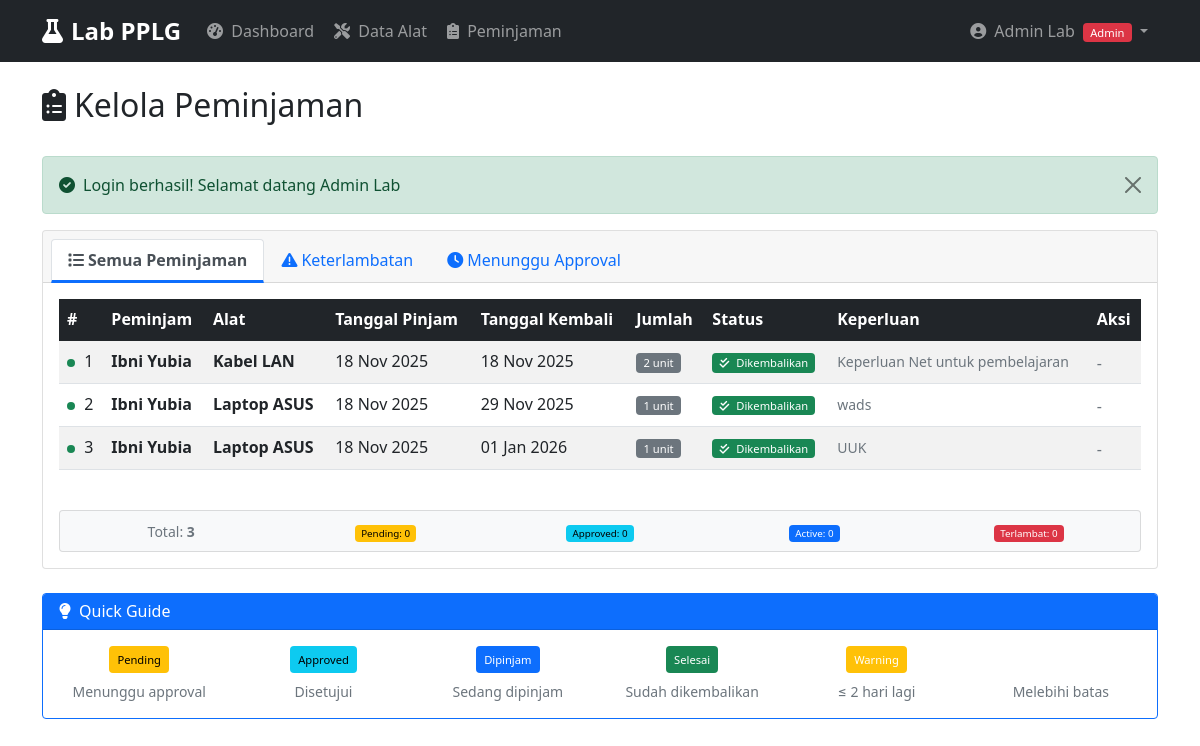
The page /index.php?page=peminjaman (signed in) on the database its author committed.
### tables this page shows
CREATE TABLE `peminjaman` (
  `id` int NOT NULL,
  `user_id` int NOT NULL,
  `alat_id` int NOT NULL,
  `tanggal_pinjam` date NOT NULL,
  `tanggal_kembali` date NOT NULL,
  `jumlah` int NOT NULL,
  `keperluan` text NOT NULL,
  `status` enum('pending','approved','dipinjam','dikembalikan','ditolak') DEFAULT 'pending',
  `created_at` timestamp NULL DEFAULT CURRENT_TIMESTAMP
);

CREATE TABLE `akun` (
  `id` int NOT NULL,
  `nama` varchar(100) NOT NULL,
  `username` varchar(50) NOT NULL,
  `password` varchar(255) NOT NULL,
  `role` enum('admin','guru','siswa') NOT NULL,
  `created_at` timestamp NULL DEFAULT CURRENT_TIMESTAMP
);

CREATE TABLE `alat` (
  `id` int NOT NULL,
  `nama` varchar(100) NOT NULL,
  `kategori` varchar(50) NOT NULL,
  `jumlah` int NOT NULL,
  `deskripsi` text,
  `created_at` timestamp NULL DEFAULT CURRENT_TIMESTAMP
);

### view/peminjaman/index.php (the view, shortened to what the rows shown need)
<!DOCTYPE html>
<html lang="id">
<head>
    <link href="https://cdn.jsdelivr.net/npm/bootstrap@5.1.3/dist/css/bootstrap.min.css" rel="stylesheet">
    <link rel="stylesheet" href="https://cdnjs.cloudflare.com/ajax/libs/font-awesome/6.0.0/css/all.min.css">
</head>
<body>
    <?php include __DIR__ . '/../partials/navbar.php'; ?>
    <div class="container mt-4">
        <div class="d-flex justify-content-between align-items-center mb-4">
            <h2><i class="fas fa-clipboard-list me-2"></i>Kelola Peminjaman</h2>
        </div>
        <div class="card">
            <div class="card-body">
                <?php if (empty($data['peminjaman'])): ?>
                    <div class="text-center py-5">
                        <i class="fas fa-inbox fa-3x text-muted mb-3"></i>
                        <h5 class="text-muted">Tidak ada data peminjaman</h5>
                        <p class="text-muted">Belum ada pengajuan peminjaman alat</p>
                    </div>
                <?php else: ?>
                    <div class="table-responsive">
                        <table class="table table-hover table-striped">
                            <thead class="table-dark">
                                <tr>
                                    <th>#</th>
                                    <th>Peminjam</th>
                                    <th>Alat</th>
                                    <th>Tanggal Pinjam</th>
                                    <th>Tanggal Kembali</th>
                                    <th>Jumlah</th>
                                    <th>Status</th>
                                    <th>Keperluan</th>
                                    <th>Aksi</th>
                                </tr>
                            </thead>
                            <tbody>
                                <?php $no = 1; ?>
                                <?php foreach ($data['peminjaman'] as $peminjaman):
                                    $is_overdue = false;
                                    $is_warning = false;
                                    $row_class = '';
                                ?>
                                <tr class="<?php echo $row_class; ?>">
                                    <td>
                                        <?php if ($is_overdue): ?>
                                            <span class="status-indicator indicator-overdue"></span>
                                        <?php elseif ($is_warning): ?>
                                            <span class="status-indicator indicator-warning"></span>
                                        <?php else: ?>
                                            <span class="status-indicator indicator-normal"></span>
                                        <?php endif; ?>
                                        <?php echo $no++; ?>
                                    </td>
                                    <td>
                                        <strong><?php echo htmlspecialchars($peminjaman['nama_peminjam']); ?></strong>
                                    </td>
                                    <td>
                                        <strong><?php echo htmlspecialchars($peminjaman['nama_alat']); ?></strong>
                                    </td>
                                    <td>
                                        <?php echo date('d M Y', strtotime($peminjaman['tanggal_pinjam'])); ?>
                                    </td>
                                    <td>
                                        <?php echo date('d M Y', strtotime($peminjaman['tanggal_kembali'])); ?>
                                    </td>
                                    <td>
                                        <span class="badge bg-secondary"><?php echo $peminjaman['jumlah']; ?> unit</span>
                                    </td>
                                    <td>
                                        <?php
                                        $status_config = [
                                            'pending' => ['badge-pending', 'Menunggu', 'clock'],
                                            'approved' => ['badge-approved', 'Disetujui', 'check'],
                                            'dipinjam' => ['badge-dipinjam', 'Dipinjam', 'hand-holding'],
                                            'dikembalikan' => ['badge-dikembalikan', 'Dikembalikan', 'check-double'],
                                            'ditolak' => ['badge-ditolak', 'Ditolak', 'times']
                                        ];
                                        $status = $peminjaman['status'];
                                        ?>
                                        <span class="badge <?php echo $status_config[$status][0]; ?>">
                                            <i class="fas fa-<?php echo $status_config[$status][2]; ?> me-1"></i>
                                            <?php echo $status_config[$status][1]; ?>
                                        </span>
                                    </td>
                                    <td>
                                        <small class="text-muted"><?php echo htmlspecialchars($peminjaman['keperluan']); ?></small>
                                    </td>
                                    <td>
                                        <div class="btn-group btn-group-sm">
                                            <?php if ($peminjaman['status'] == 'pending'): ?>
                                                <a href="index.php?page=peminjaman&action=approve&id=<?php echo $peminjaman['id']; ?>"
                                                   class="btn btn-success"
                                                   title="Setujui Peminjaman"
                                                   onclick="return confirm('Setujui peminjaman <?php echo htmlspecialchars($peminjaman['nama_alat']); ?> oleh <?php echo htmlspecialchars($peminjaman['nama_peminjam']); ?>?')">
                                                    <i class="fas fa-check"></i>
                                                </a>
                                                <a href="index.php?page=peminjaman&action=reject&id=<?php echo $peminjaman['id']; ?>"
                                                   class="btn btn-danger"
                                                   title="Tolak Peminjaman"
                                                   onclick="return confirm('Tolak peminjaman <?php echo htmlspecialchars($peminjaman['nama_alat']); ?> oleh <?php echo htmlspecialchars($peminjaman['nama_peminjam']); ?>?')">
                                                    <i class="fas fa-times"></i>
                                                </a>
                                            <?php else: ?>
                                                <span class="text-muted">-</span>
                                            <?php endif; ?>
                                        </div>
                                    </td>
                                </tr>
                                <?php endforeach; ?>
                            </tbody>
                        </table>
                    </div>
                <?php endif; ?>
            </div>
        </div>
    </div>
</body>
</html>

### rows shown on the page
peminjaman: user.nama "Ibni Yubia", alat.nama "Kabel LAN", tanggal_pinjam "18 Nov 2025", tanggal_kembali "18 Nov 2025", jumlah "2", status "Dikembalikan", keperluan "Keperluan Net untuk pembelajaran"
peminjaman: user.nama "Ibni Yubia", alat.nama "Laptop ASUS", tanggal_pinjam "18 Nov 2025", tanggal_kembali "29 Nov 2025", jumlah "1", status "Dikembalikan", keperluan "wads"
peminjaman: user.nama "Ibni Yubia", alat.nama "Laptop ASUS", tanggal_pinjam "18 Nov 2025", tanggal_kembali "01 Jan 2026", jumlah "1", status "Dikembalikan", keperluan "UUK"

### other values the page prints
$_SESSION['nama'] "Admin Lab"
$_SESSION['role'] "Admin"
$_SESSION['success'] "Login berhasil! Selamat datang Admin Lab"
count($data['peminjaman']) "3"
$overdue_count "0"
